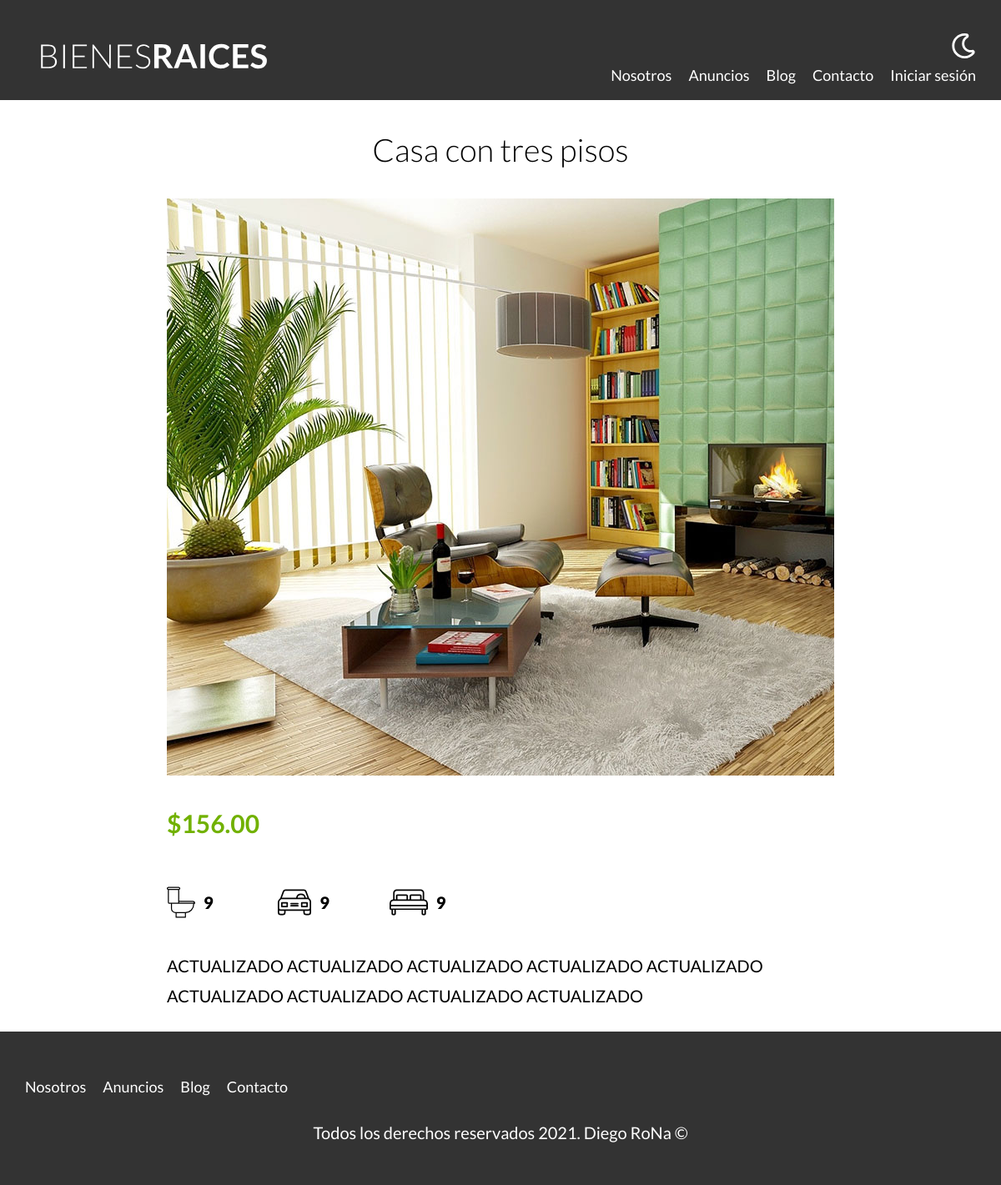
The page /anuncio.php?id=3 on the database its author committed.
### tables this page shows
CREATE TABLE `propiedades` (
  `id` int(11) NOT NULL,
  `idVendedor` int(11) DEFAULT NULL,
  `titulo` varchar(60) DEFAULT NULL,
  `precio` decimal(10,2) DEFAULT NULL,
  `imagen` varchar(200) DEFAULT NULL,
  `descripcion` longtext DEFAULT NULL,
  `habitaciones` int(1) DEFAULT NULL,
  `wc` int(1) DEFAULT NULL,
  `estacionamiento` int(1) DEFAULT NULL,
  `creado` date DEFAULT NULL
);

### anuncio.php (the view, shortened to what this page needs)
<?php
$id = $_GET['id'];
$id = filter_var($id, FILTER_VALIDATE_INT);
$db = conectarDB();
$consulta = "SELECT * FROM propiedades WHERE id = ${id};";
$resultado = mysqli_query($db, $consulta);
$propiedad = mysqli_fetch_assoc($resultado);
?>
    <main class="contenedor seccion contenido-centrado">
        <h1><?=$propiedad['titulo'];?></h1>
        <picture>
            <img loading="lazy" src="imagenes/<?=$propiedad['imagen'];?>" alt="Imagen de la propiedad">
        </picture>
        <div class="resumen-propiedad">
            <p class="precio">$<?=$propiedad['precio'];?></p>
            <ul class="iconos-caracteristicas">
                <li>
                    <img class="icono" loading="lazy" src="build/img/icono_wc.svg" alt="icono wc">
                    <p><?=$propiedad['wc'];?></p>
                </li>
                <li>
                    <img class="icono" loading="lazy" src="build/img/icono_estacionamiento.svg" alt="icono estacionamiento">
                    <p><?=$propiedad['estacionamiento'];?></p>
                </li>
                <li>
                    <img class="icono" loading="lazy" src="build/img/icono_dormitorio.svg" alt="icono habitaciones">
                    <p><?=$propiedad['habitaciones'];?></p>
                </li>
            </ul>
            <p><?=$propiedad['descripcion'];?></p>
        </div>
    </main>

### build/css/app.css (style rules this page uses)
html { line-height:1.15;-webkit-text-size-adjust:100% }
body { margin:0 }
main { display:block }
h1 { font-size:2em;margin:.67em 0 }
img { border-style:none }
html { font-size:62.5%;box-sizing:border-box }
*,:after,:before { box-sizing:inherit }
body { font-family:Lato,sans-serif;font-size:1.6rem;line-height:1.8 }
p { color:#000;font-size:2rem }
.contenedor { width:95%;max-width:120rem;margin:0 auto }
img,picture { width:100%;display:block }
h1,h2,h3 { font-family:Lato,sans-serif;margin:2.5rem 0;font-weight:300;text-align:center }
h1 { font-size:3.8rem }
.seccion { margin-top:2.5rem;margin-bottom:2.5rem }
.contenido-centrado { max-width:80rem }
.icono { text-align:center }
.precio { color:#71b100;font-weight:700;font-size:3rem }
.iconos-caracteristicas { display:flex;list-style:none;padding:0;max-width:40rem }
.iconos-caracteristicas li { flex:1;display:flex }
.iconos-caracteristicas li img { flex:0 0 3rem;margin-right:1rem }
.iconos-caracteristicas li p { font-weight:900 }

### rows shown on the page
propiedades: titulo "Casa con tres pisos", imagen (picture), precio "156.00", wc "9", estacionamiento "9", habitaciones "9", descripcion "ACTUALIZADO ACTUALIZADO ACTUALIZADO ACTUALIZADO ACTUALIZADO ACTUALIZADO ACTUALIZADO ACTUALIZADO ACTUALIZADO"
